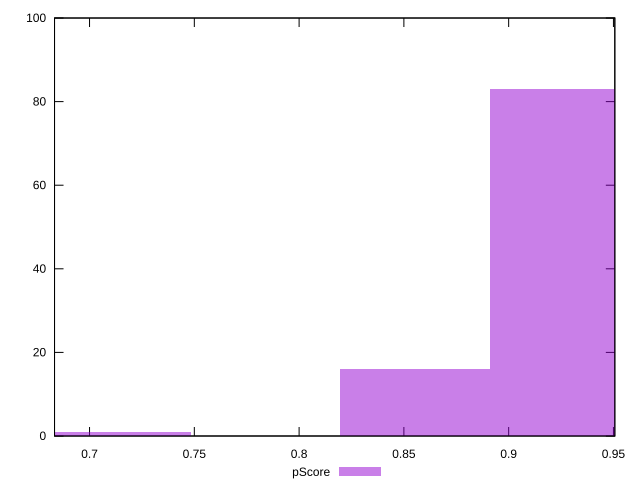

Recreate this plot in gnuplot.
reset

$pScore <<EOF
0.7127835026970912 1
0.9266185535062186 83
0.8553402032365094 16
EOF

set key outside below
set boxwidth 0.07127835026970912
set xrange [0.6832911859736579:0.9506576758492868]
set yrange [0:100]
set trange [0:100]
set style fill transparent solid 0.5 noborder
set terminal svg size 640, 490 enhanced background rgb 'white'
set output "reports/report_00030_2021-02-24T20-42-31.540Z/total-blocking-time/samples/music/pScore/histogram.svg"

plot $pScore title "pScore" with boxes

reset
